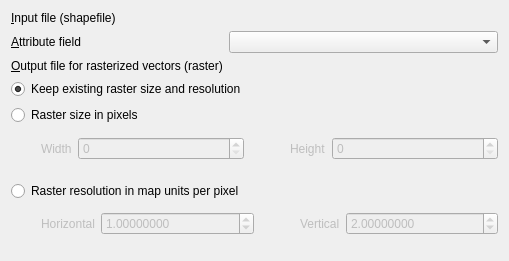
<?xml version="1.0" encoding="UTF-8"?>
<ui version="4.0">
 <class>GdalToolsWidget</class>
 <widget class="QWidget" name="GdalToolsWidget">
  <property name="geometry">
   <rect>
    <x>0</x>
    <y>0</y>
    <width>509</width>
    <height>261</height>
   </rect>
  </property>
  <property name="sizePolicy">
   <sizepolicy hsizetype="Expanding" vsizetype="Preferred">
    <horstretch>0</horstretch>
    <verstretch>0</verstretch>
   </sizepolicy>
  </property>
  <property name="windowTitle">
   <string>Rasterize (Vector to raster)</string>
  </property>
  <layout class="QVBoxLayout" name="verticalLayout">
   <item>
    <layout class="QGridLayout" name="gridLayout_2">
     <item row="0" column="0">
      <widget class="QLabel" name="label">
       <property name="text">
        <string>&amp;Input file (shapefile)</string>
       </property>
       <property name="buddy">
        <cstring>inSelector</cstring>
       </property>
      </widget>
     </item>
     <item row="1" column="0">
      <widget class="QLabel" name="label_3">
       <property name="text">
        <string>&amp;Attribute field</string>
       </property>
       <property name="buddy">
        <cstring>attributeComboBox</cstring>
       </property>
      </widget>
     </item>
     <item row="1" column="1">
      <widget class="QComboBox" name="attributeComboBox">
       <property name="sizePolicy">
        <sizepolicy hsizetype="Expanding" vsizetype="Fixed">
         <horstretch>0</horstretch>
         <verstretch>0</verstretch>
        </sizepolicy>
       </property>
      </widget>
     </item>
     <item row="2" column="0">
      <widget class="QLabel" name="label_2">
       <property name="text">
        <string>&amp;Output file for rasterized vectors (raster)</string>
       </property>
       <property name="buddy">
        <cstring>outSelector</cstring>
       </property>
      </widget>
     </item>
     <item row="0" column="1">
      <widget class="GdalToolsInOutSelector" name="inSelector" native="true"/>
     </item>
     <item row="2" column="1">
      <widget class="GdalToolsInOutSelector" name="outSelector" native="true"/>
     </item>
    </layout>
   </item>
   <item>
    <widget class="QRadioButton" name="radioKeepSize">
     <property name="text">
      <string>Keep existing raster size and resolution</string>
     </property>
     <property name="checked">
      <bool>true</bool>
     </property>
    </widget>
   </item>
   <item>
    <widget class="QRadioButton" name="radioSetSize">
     <property name="text">
      <string>Raster size in pixels</string>
     </property>
     <property name="checked">
      <bool>false</bool>
     </property>
    </widget>
   </item>
   <item>
    <widget class="QWidget" name="widgetSize" native="true">
     <property name="enabled">
      <bool>false</bool>
     </property>
     <layout class="QHBoxLayout" name="horizontalLayout">
      <property name="leftMargin">
       <number>30</number>
      </property>
      <property name="topMargin">
       <number>0</number>
      </property>
      <property name="rightMargin">
       <number>0</number>
      </property>
      <item>
       <widget class="QLabel" name="labelWidth">
        <property name="sizePolicy">
         <sizepolicy hsizetype="Fixed" vsizetype="Preferred">
          <horstretch>0</horstretch>
          <verstretch>0</verstretch>
         </sizepolicy>
        </property>
        <property name="text">
         <string>Width</string>
        </property>
       </widget>
      </item>
      <item>
       <widget class="QSpinBox" name="widthSpin">
        <property name="maximum">
         <number>999999</number>
        </property>
       </widget>
      </item>
      <item>
       <widget class="QLabel" name="labelHeight">
        <property name="sizePolicy">
         <sizepolicy hsizetype="Fixed" vsizetype="Preferred">
          <horstretch>0</horstretch>
          <verstretch>0</verstretch>
         </sizepolicy>
        </property>
        <property name="text">
         <string>Height</string>
        </property>
        <property name="indent">
         <number>40</number>
        </property>
       </widget>
      </item>
      <item>
       <widget class="QSpinBox" name="heightSpin">
        <property name="maximum">
         <number>999999</number>
        </property>
       </widget>
      </item>
     </layout>
    </widget>
   </item>
   <item>
    <widget class="QRadioButton" name="radioSetResolution">
     <property name="text">
      <string>Raster resolution in map units per pixel</string>
     </property>
    </widget>
   </item>
   <item>
    <widget class="QWidget" name="widgetResolution" native="true">
     <property name="enabled">
      <bool>false</bool>
     </property>
     <layout class="QHBoxLayout" name="horizontalLayout_2">
      <property name="leftMargin">
       <number>30</number>
      </property>
      <property name="topMargin">
       <number>0</number>
      </property>
      <property name="rightMargin">
       <number>0</number>
      </property>
      <item>
       <widget class="QLabel" name="labelHorizontal">
        <property name="sizePolicy">
         <sizepolicy hsizetype="Fixed" vsizetype="Preferred">
          <horstretch>0</horstretch>
          <verstretch>0</verstretch>
         </sizepolicy>
        </property>
        <property name="text">
         <string>Horizontal</string>
        </property>
       </widget>
      </item>
      <item>
       <widget class="QDoubleSpinBox" name="horizresSpin">
        <property name="decimals">
         <number>8</number>
        </property>
        <property name="maximum">
         <double>999999999.990000009536743</double>
        </property>
        <property name="value">
         <double>1.000000000000000</double>
        </property>
       </widget>
      </item>
      <item>
       <widget class="QLabel" name="labelVertical">
        <property name="sizePolicy">
         <sizepolicy hsizetype="Fixed" vsizetype="Preferred">
          <horstretch>0</horstretch>
          <verstretch>0</verstretch>
         </sizepolicy>
        </property>
        <property name="text">
         <string>Vertical</string>
        </property>
        <property name="indent">
         <number>40</number>
        </property>
       </widget>
      </item>
      <item>
       <widget class="QDoubleSpinBox" name="vertresSpin">
        <property name="inputMethodHints">
         <set>Qt::ImhNone</set>
        </property>
        <property name="decimals">
         <number>8</number>
        </property>
        <property name="maximum">
         <double>999999999.990000009536743</double>
        </property>
        <property name="singleStep">
         <double>1.000000000000000</double>
        </property>
        <property name="value">
         <double>2.000000000000000</double>
        </property>
       </widget>
      </item>
     </layout>
    </widget>
   </item>
  </layout>
 </widget>
 <customwidgets>
  <customwidget>
   <class>GdalToolsInOutSelector</class>
   <extends>QWidget</extends>
   <header>inOutSelector</header>
   <container>1</container>
  </customwidget>
 </customwidgets>
 <resources/>
 <connections>
  <connection>
   <sender>radioSetSize</sender>
   <signal>toggled(bool)</signal>
   <receiver>widgetSize</receiver>
   <slot>setEnabled(bool)</slot>
   <hints>
    <hint type="sourcelabel">
     <x>254</x>
     <y>128</y>
    </hint>
    <hint type="destinationlabel">
     <x>254</x>
     <y>163</y>
    </hint>
   </hints>
  </connection>
  <connection>
   <sender>radioSetResolution</sender>
   <signal>toggled(bool)</signal>
   <receiver>widgetResolution</receiver>
   <slot>setEnabled(bool)</slot>
   <hints>
    <hint type="sourcelabel">
     <x>254</x>
     <y>198</y>
    </hint>
    <hint type="destinationlabel">
     <x>254</x>
     <y>233</y>
    </hint>
   </hints>
  </connection>
 </connections>
</ui>
